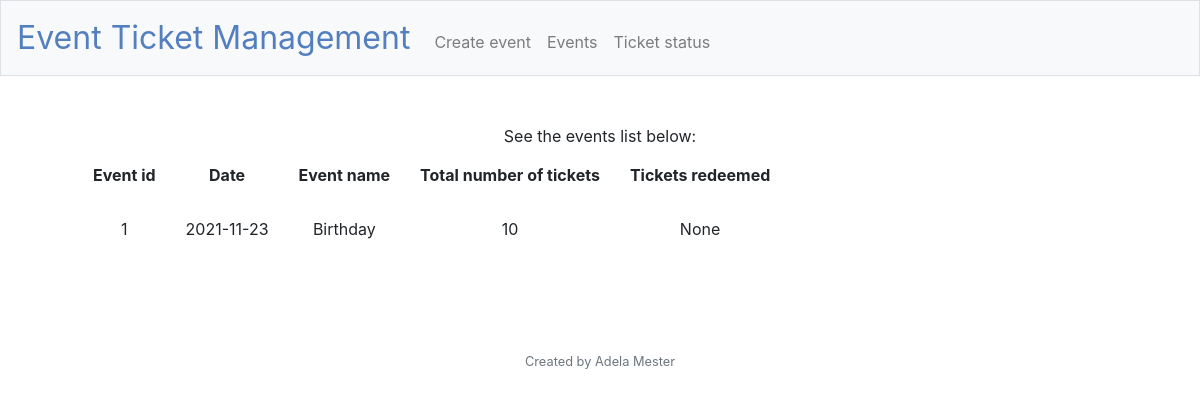
Before: /events with the older database file.
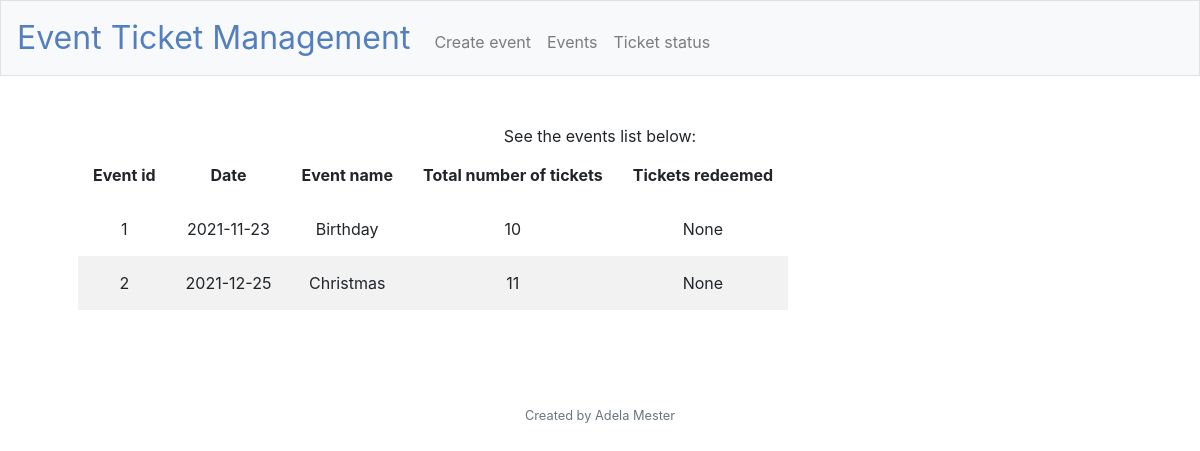
After: the same page with the newer database file.
### tables this page shows
CREATE TABLE 'events' ('event_id' integer PRIMARY KEY AUTOINCREMENT NOT NULL, 'event_name' text, 'total_tickets' integer, 'tickets_redeemed' integer, 'date' date);

### application.py (the view)
@app.route("/events", methods = ["GET", "POST"])
def events():
    if request.method == "GET":
        conn = sqlite3.connect('events.db')
        cursor = conn.cursor()
        cursor.execute("SELECT * FROM events")
        rows = cursor.fetchall()
        print(rows[0])
        print(rows[0][0])
        return render_template("events.html", results=rows)

### application.py (called while the page is built)
@app.after_request
def after_request(response):
    response.headers["Cache-Control"] = "no-cache, no-store, must-revalidate"
    response.headers["Expires"] = 0
    response.headers["Pragma"] = "no-cache"
    return response

### templates/events.html (shortened to what this page needs)
{% extends "layout.html" %}
{% block main %}
    See the events list below:
    <table>
        <thead>
            <tr>
                <th>Event id</th>
                <th>Date</th>
                <th>Event name</th>
                <th>Total number of tickets</th>
                <th>Tickets redeemed</th>
            </tr>
        </thead>
        <tbody>
            {% for event in results %}
            <tr>
                <td>{{event[0]}}</td>
                <td>{{event[4]}}</td>
                <td>{{event[1]}}</td>
                <td>{{event[2]}}</td>
                <td>{{event[3]}}</td>
            </tr>
            {% endfor %}
        </tbody>
    </table>
{% endblock %}

### templates/layout.html (shortened to what this page needs)
<!DOCTYPE html>
<html lang="en">
    <head>
        <link rel="stylesheet" href="https://cdn.jsdelivr.net/npm/bootstrap@4.5.3/dist/css/bootstrap.min.css">
        <link href="/static/styles.css" rel="stylesheet">
    </head>
    <body>
        <nav class="navbar navbar-expand-md navbar-light bg-light border">
            <a class="navbar-brand" href="/"><span class="blue">Event Ticket Management</span></a>
            <div class="collapse navbar-collapse" id="navbar">
                    <ul class="navbar-nav mr-auto mt-2">
                        <li class="nav-item"><a class="nav-link" href="/create_event">Create event</a></li>
                        <li class="nav-item"><a class="nav-link" href="/events">Events</a></li>
                        <li class="nav-item"><a class="nav-link" href="/ticket_status">Ticket status</a></li>
                    </ul>
            </div>
        </nav>
        <main class="container p-5">
            {% block main %}{% endblock %}
        </main>
        <br>
        <br>
        <footer class="small text-center text-muted">
            Created by Adela Mester
        </footer>
    </body>
</html>

### static/styles.css (style rules this page uses)
nav .navbar-brand { font-size: xx-large; }
nav .navbar-brand .blue { color: #537fbe; }
main { overflow-x: auto; text-align: center; }
th, td { padding: 15px; text-align: center; }
tr:nth-child(even) { background-color: #f2f2f2; }

Changed rows visible on the page:
added events: event_id "2", date "2021-12-25", event_name "Christmas", total_tickets "11", event "None"
